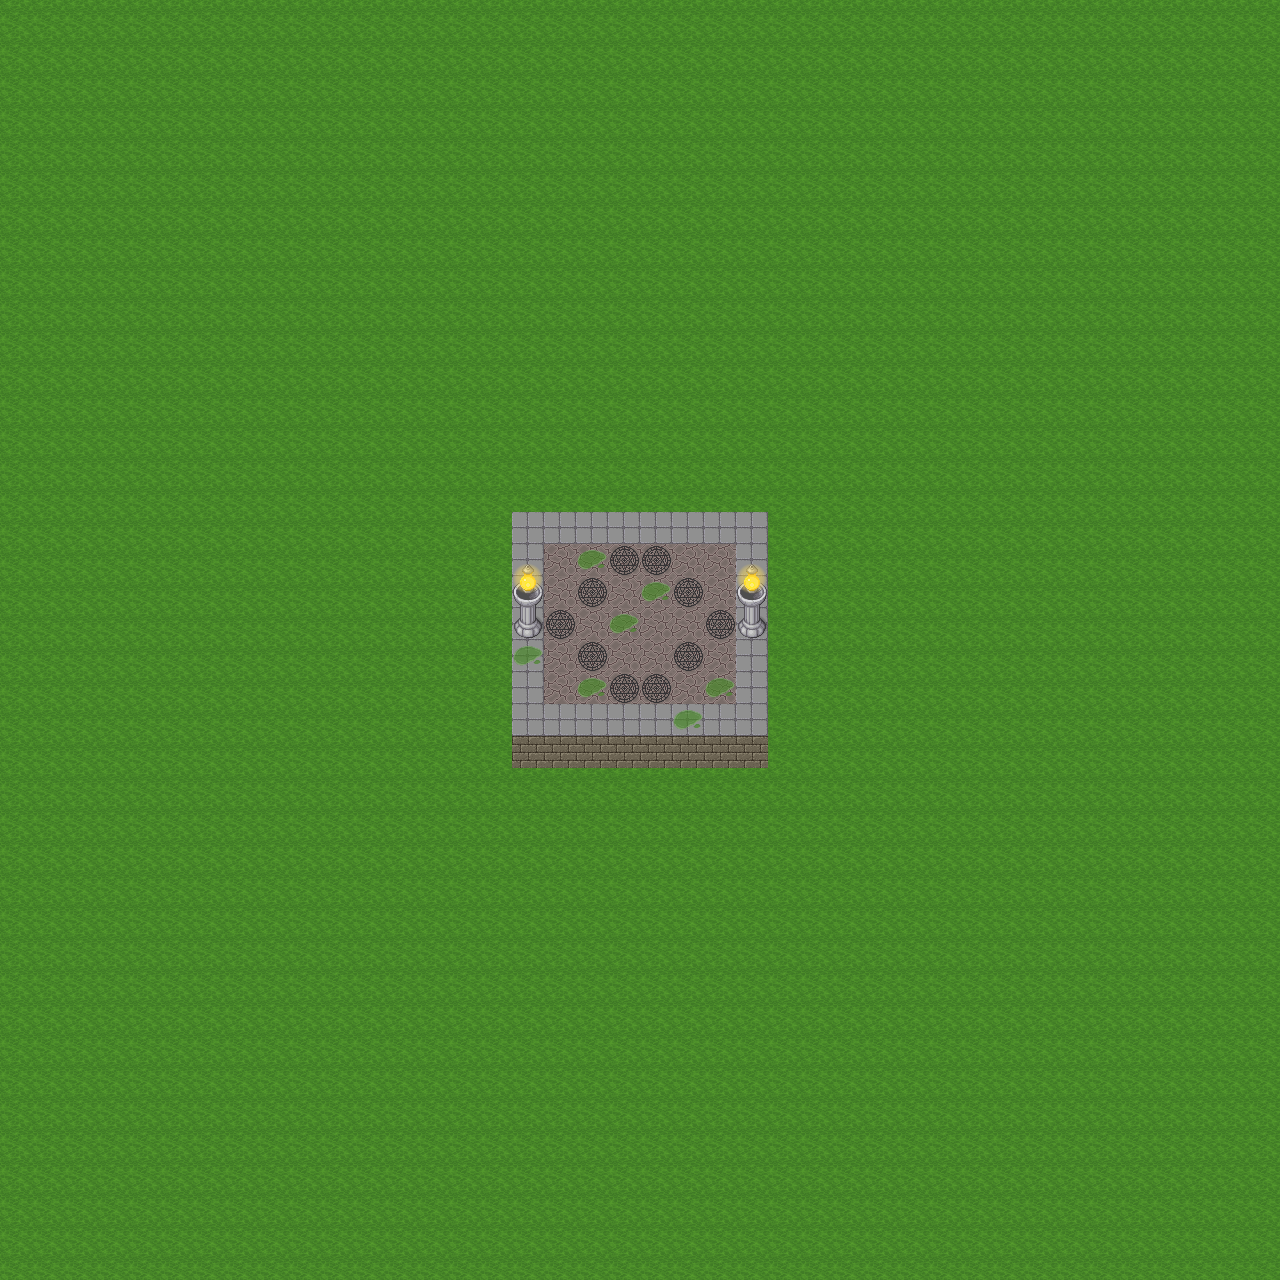

A level layout from a 2D game, rendered from its tile map. Below: a short description, then the map file with tile-grid data replaced by summaries:
An orthogonal 40x40 tile map with 32x32 px tiles, 5 tile layers (Calque de Tuiles 1, Calque de Tuiles 2, Calque de Tuiles 3, Calque de Tuiles 4, ...), 2 tilesets and 2 objects (event, start).

<map version="1.5" tiledversion="1.7.2" orientation="orthogonal" renderorder="right-down" width="40" height="40" tilewidth="32" tileheight="32" infinite="0" nextlayerid="7" nextobjectid="4">
 <tileset firstgid="1" source="eauAnime.tsx" />
 <tileset firstgid="3073" source="tuilesGlobale.tsx" />
 <layer id="1" name="Calque de Tuiles 1" width="40" height="40">
  <data>[1600 cells, 1600 non-empty, 1 distinct tile ids]</data>
 </layer>
 <layer id="2" name="Calque de Tuiles 2" width="40" height="40">
  <data>[1600 cells, 56 non-empty, 2 distinct tile ids]</data>
 </layer>
 <layer id="3" name="Calque de Tuiles 3" width="40" height="40">
  <data>[1600 cells, 8 non-empty, 1 distinct tile ids]</data>
 </layer>
 <layer id="4" name="Calque de Tuiles 4" width="40" height="40">
  <data>[1600 cells, 4 non-empty, 2 distinct tile ids]</data>
 </layer>
 <layer id="5" name="Calque de Tuiles 5" width="40" height="40">
  <data>[1600 cells, 21 non-empty, 4 distinct tile ids]</data>
 </layer>
 <objectgroup id="6" name="evenements">
  <object id="1" name="Monster" type="event" x="639.333" y="566">
   <point />
  </object>
  <object id="3" name="Start Position" type="start" x="637.333" y="688">
   <point />
  </object>
 </objectgroup>
</map>
